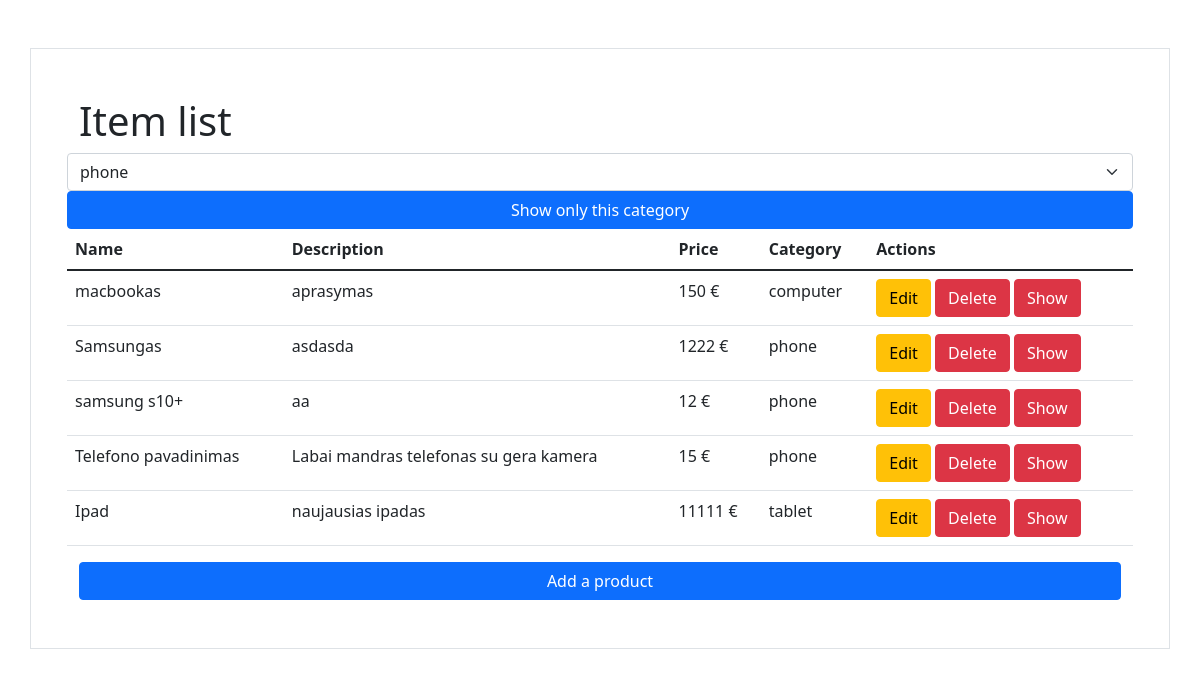
The page / on the database its author committed.
### tables this page shows
CREATE TABLE `products` (
  `id` int(11) NOT NULL,
  `name` varchar(255) NOT NULL,
  `description` varchar(255) NOT NULL,
  `price` int(100) NOT NULL,
  `category` varchar(255) NOT NULL
);

### index.php (the view, shortened to what this page needs)
<?php
require_once 'process.php';
$result = '';
if(isset($_POST['sort'])){
    $sort_category = $_POST['sort_category'];
    $result = $link->query("SELECT * FROM products WHERE category='$sort_category'") or die($link->error());
}else{
    $result = $link->query("SELECT * FROM products") or die($link->error);
}
?>
<!DOCTYPE html>
<html lang="en">
<head>
    <link href="https://cdn.jsdelivr.net/npm/bootstrap@5.1.3/dist/css/bootstrap.min.css" rel="stylesheet">
</head>
<body>
<div class="container p-5 my-5 border">
<p class="h1">Item list</p>
<div class="row justify-content-center">
    <table class="table">
        <thead>
            <tr>
            <form action="index.php" method="POST">
    <select class="form-select" id="category" name="sort_category">
    <option value="phone">phone</option>
    </select>
    <button type="submit" class="btn btn-primary" name="sort">Show only this category</button>
    </form>
</tr>
            <tr>
                <th>Name</th>
                <th>Description</th>
                <th>Price</th>
                <th>Category</th>
                <th colspan="3">Actions</th>
            </tr>
        </thead>
            <?php
            while ($row = $result->fetch_assoc()):
            ?>
            <tr>
                <td><?php echo $row['name']; ?></td>
                <td><?php echo $row['description']; ?></td>
                <td><?php echo $row['price']." €"; ?></td>
                <td><?php echo $row['category']; ?></td>
                <td>
                    <a href="edit.php?edit=<?php echo $row['id'];?>" class="btn btn-warning">Edit</a>
                    <a href="process.php?delete=<?php echo $row['id'];?>" class="btn btn-danger">Delete</a>
                    <a href="show.php?show=<?php echo $row['id'];?>" class="btn btn-danger">Show</a>
                </td>
            </tr>
            <?php endwhile;?>
    </table>
</div>
<div class="d-grid">
    <button type="submit" class="btn btn-primary" onClick="document.location.href='create.php'">Add a product</button>
</div>
</div>
</body>
</html>

### rows shown on the page
products: name "macbookas", description "aprasymas", price "150", category "computer"
products: name "Samsungas", description "asdasda", price "1222", category "phone"
products: name "samsung s10+", description "aa", price "12", category "phone"
products: name "Telefono pavadinimas", description "Labai mandras telefonas su gera kamera", price "15", category "phone"
products: name "Ipad", description "naujausias ipadas", price "11111", category "tablet"
